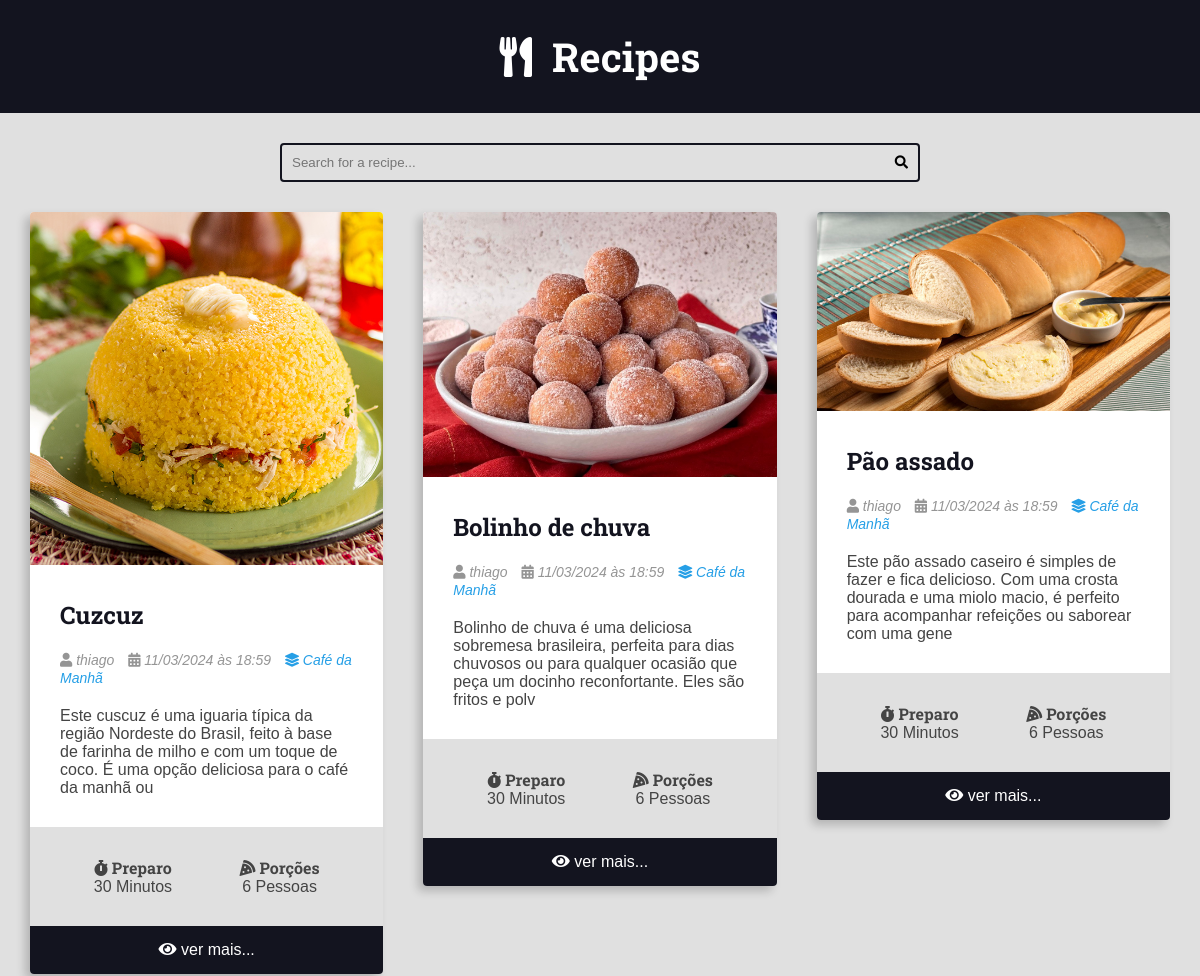
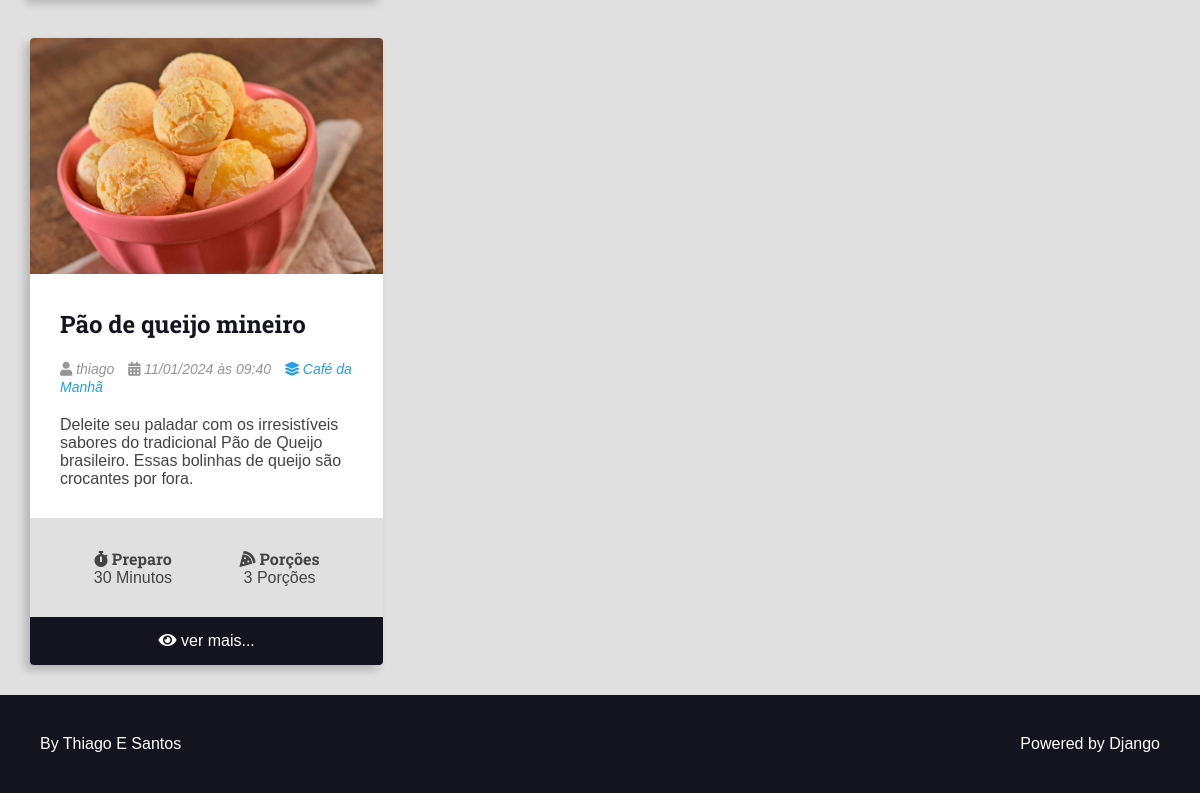
Page /recipes/category/1/ on the committed database (2 pictures, top to bottom).
### recipes/models.py (models this page shows, shortened)
class Recipe(models.Model):
    title = models.CharField(max_length=65)
    description = models.CharField(max_length=165)
    slug = models.SlugField(unique=True)
    preparation_time = models.IntegerField()
    preparation_time_unit = models.CharField(max_length=65)
    servings = models.IntegerField()
    servings_unit = models.CharField(max_length=65)
    preparation_steps = models.TextField()
    preparation_steps_is_html = models.BooleanField(default=False)
    created_at = models.DateTimeField(auto_now_add=True)
    updated_at = models.DateTimeField(auto_now=True)
    is_published = models.BooleanField(default=False)
    cover = models.ImageField(
        upload_to='recipes/covers/%Y/%m/%d/', blank=True, default='')
    category = models.ForeignKey(
        Category, on_delete=models.SET_NULL, null=True, blank=True,
        default=None,
    )
    author = models.ForeignKey(
        User, on_delete=models.SET_NULL, null=True
    )
    def get_absolute_url(self):
        return reverse('recipes:recipe', args=(self.id,))

class Category(models.Model):
    name = models.CharField(max_length=65)

### recipes/views.py (the view)
class RecipeListViewCategory(RecipeListViewBase):
    template_name = 'recipes/pages/category.html'
    def get_queryset(self, *args, **kwargs):
        qs = super().get_queryset(*args, **kwargs)
        if not Category.objects.filter(id=self.kwargs.get('category_id')).first():
            raise Http404()
        qs = qs.filter(category__id=self.kwargs.get('category_id'))
        return qs
    def get_context_data(self, *args, **kwargs):
        context_data = super().get_context_data(*args, **kwargs)
        first_recipe = context_data.get('recipes')[0]
        context_data['title'] = f'{first_recipe.category.name} - Category | '
        return context_data

### recipes/views.py (called while the page is built)
    def get_queryset(self, *args, **kwargs):
        qs = super().get_queryset(*args, **kwargs)
        qs = qs.filter(is_published=True)
        return qs

    def get_context_data(self, *args, **kwargs):
        context_data = super().get_context_data(*args, **kwargs)
        page_obj, pagination_range = make_pagination(
            self.request, context_data.get('recipes'), PER_PAGE)
        context_data.update(
            {'recipes': page_obj, 'pagination_range': pagination_range})
        return context_data

### utils/pagination.py (called while the page is built)
def make_pagination(request, queryset, per_page, qty_pages=4):
    try:
        current_page = int(request.GET.get('page', 1))
    except ValueError:
        current_page = 1
    paginator = Paginator(queryset, per_page)
    page_obj = paginator.get_page(current_page)
    pagination_range = make_pagination_range(
        paginator.page_range,
        qty_pages,
        current_page
    )
    return page_obj, pagination_range

### recipes/templates/recipes/pages/category.html (shortened to what this page needs)
{% extends 'global/base.html' %}
{% block content %}
<div class="main-content main-content-list container">
    {% for recipe in recipes %}
        {% include 'recipes/partials/recipe.html' %}
    {% endfor %}
</div>
{% endblock content %}

### recipes/templates/recipes/partials/recipe.html (shortened to what this page needs)
<div class="recipe recipe-list-item">
    {% if recipe.cover %}
        <div class="recipe-cover">
            <a href="{{ recipe.get_absolute_url }}">
                <img src="{{ recipe.cover.url }}" alt="Temporário">
            </a>
        </div>
    {% endif %}
    <div class="recipe-title-container">
        <h2 class="recipe-title">
            <a href="{{ recipe.get_absolute_url }}">
                {{ recipe.title }}
            </a>
        </h2>
    </div>
    <div class="recipe-author">
        {% if recipe.author is not None %}
            <span class="recipe-author-item">
                <i class="fas fa-user"></i>
                {% if recipe.author.first_name %}
                    {{ recipe.author.first_name }} {{ recipe.author.last_name }}
                {% else %}
                    {{ recipe.author.username }}
                {% endif %}
            </span>
        {% endif %}
        <span class="recipe-author-item">
            <i class="fas fa-calendar-alt"></i>
            {{ recipe.created_at|date:"d/m/Y" }} às {{ recipe.created_at|date:"H:i" }}
        </span>
        {% if recipe.category is not None %}
            <span class="recipe-author-item">
                <a href="{% url 'recipes:category' recipe.category.id %}">
                    <i class="fas fa-layer-group"></i>
                    <span>{{ recipe.category.name }}</span>
                </a>
            </span>
        {% endif %}
    </div>
    <div class="recipe-content">
        <p>{{ recipe.description }}</p>
    </div>
    <div class="recipe-meta-container">
        <div class="recipe-meta recipe-preparation">
            <h3 class="recipe-meta-title"><i class="fas fa-stopwatch"></i> Preparo</h3>
            <div class="recipe-meta-text">
                {{ recipe.preparation_time }} {{ recipe.preparation_time_unit }}
            </div>
        </div>
        <div class="recipe-meta recipe-servings">
            <h3 class="recipe-meta-title"><i class="fas fa-pizza-slice"></i> Porções</h3>
            <div class="recipe-meta-text">
                {{ recipe.servings }} {{ recipe.servings_unit }}
            </div>
        </div>
    </div>
    {% if is_detail_page is not True %}
        <footer class="recipe-footer">
            <a class="recipe-read-more button button-dark button-full-width" href="{% url 'recipes:recipe' recipe.id %}">
                <i class="fas fa-eye"></i>
                <span>ver mais...</span>
            </a>
        </footer>
    {% endif %}
</div>

### base_static/global/css/styles.css (style rules this page uses)
:root { --color-primary: #269fe6; --color-primary-hover: #2086c2; --color-primary-dark: #13141f; --color-primary-dark-hover: #212336; --color-primary-light: #d4ecfa; --color-primary-light-hover: #bdd8e7; --color-white: #fff; --color-black: #000; --color-dark-text: #444; --color-info-light: #cce5ff; --color-debug-light: #cce5ff; --color-success-light: #d4edda; --color-alert-light: #fff3cd; --color-warning-light: #fff3cd; --color-error-light: #f8d7da; --color-info-dark: #4d86c4; --color-debug-dark: #4d86c4; --color-success-dark: #4a9c5d; --color-alert-dark: #927f40; --color-warning-dark: #927f40; --color-error-dark: #da525d; --color-gray-0: #f9f9f9; --color-gray-1: #e0e0e0; --color-gray-2: #c7c7c7; --color-gray-3: #aeaeae; --color-gray-4: #959595; --color-gray-5: #7d7d7d; --color-gray-6: #646464; --color-gray-7: #4b4b4b; --color-gray-8: #323232; --color-gray-9: #191919; --font-primary: sans-serif; --font-headings: 'Roboto Slab', serif; --spacing-gutter-medium: 3rem; --spacing-gutter-large: 4rem; }
* { padding: 0; margin: 0; box-sizing: border-box; }
html { font-size: 62.5%; }
body { font-size: 1.6rem; font-family: var(--font-primary); background: var(--color-gray-1); color: var(--color-dark-text); }
h1, h2, h3, h4, h5, h6 { font-family: var(--font-headings); }
img { width: 100%; }
a { color: var(--color-primary); text-decoration: none; }
.container { max-width: 144rem; margin: 0 auto; padding: var(--spacing-gutter-medium); }
.main-content { padding-top: 0; }
.main-content-list { display: grid; grid-template-columns: repeat(auto-fit, minmax(340px, 1fr)); gap: var(--spacing-gutter-large); }
.recipe { background: var(--color-white); box-shadow: -5px 5px 10px rgba(0, 0, 0, 0.2); transform: scale(1); transition: all 300ms ease-in-out; border-radius: 0.4rem; overflow: hidden; }
.recipe img { max-width: 100%; }
.recipe-list-item { max-width: 64rem; height: fit-content; }
.recipe-title-container { padding: var(--spacing-gutter-medium); padding-bottom: 2rem; }
.recipe-title-container a { text-decoration: none; color: var(--color-primary-dark); }
.recipe-author { padding: 0 var(--spacing-gutter-medium); }
.recipe-content { padding: var(--spacing-gutter-medium); padding-top: 2rem; }
.recipe-author-item { color: var(--color-gray-4); margin-right: 1rem; font-style: italic; font-size: 1.4rem; }
.recipe-author a { color: var(--color-primary); transition: all 300ms ease-in-out; text-decoration: none; }
.recipe-meta-container { display: flex; flex-flow: row wrap; padding: var(--spacing-gutter-medium); background: var(--color-gray-1); }
.recipe-meta { display: flex; flex-flow: column nowrap; flex-shrink: 1; flex-grow: 1; text-align: center; }
.recipe-meta-title { font-size: 1.6rem; }
.recipe-footer a { background: var(--color-primary-dark); display: block; color: var(--color-white); text-decoration: none; text-align: center; padding: 1.5rem var(--spacing-gutter-medium); transition: all 300ms ease-in-out; }

### rows in the picture
Recipe: cover (picture), title "Cuzcuz", author.username "thiago", created_at "11/03/2024", created_at "18:59", category.name "Café da Manhã", description "Este cuscuz é uma iguaria típica da região Nordeste do Brasil, feito à base de farinha de milho e com um toque de coco. É uma opção deliciosa para o café da manhã ou", preparation_time "30", preparation_time_unit "Minutos", servings "6", servings_unit "Pessoas"
Recipe: cover (picture), title "Bolinho de chuva", author.username "thiago", created_at "11/03/2024", created_at "18:59", category.name "Café da Manhã", description "Bolinho de chuva é uma deliciosa sobremesa brasileira, perfeita para dias chuvosos ou para qualquer ocasião que peça um docinho reconfortante. Eles são fritos e polv", preparation_time "30", preparation_time_unit "Minutos", servings "6", servings_unit "Pessoas"
Recipe: cover (picture), title "Pão assado", author.username "thiago", created_at "11/03/2024", created_at "18:59", category.name "Café da Manhã", description "Este pão assado caseiro é simples de fazer e fica delicioso. Com uma crosta dourada e uma miolo macio, é perfeito para acompanhar refeições ou saborear com uma gene", preparation_time "30", preparation_time_unit "Minutos", servings "6", servings_unit "Pessoas"
Recipe: cover (picture), title "Pão de queijo mineiro", author.username "thiago", created_at "11/01/2024", created_at "09:40", category.name "Café da Manhã", description "Deleite seu paladar com os irresistíveis sabores do tradicional Pão de Queijo brasileiro. Essas bolinhas de queijo são crocantes por fora.", preparation_time "30", preparation_time_unit "Minutos", servings "3", servings_unit "Porções"
